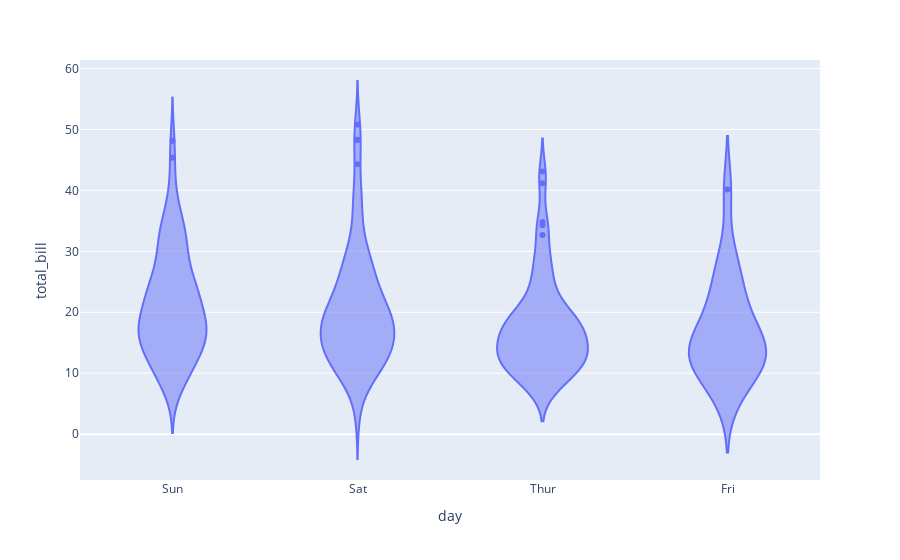

The code cell stored with this chart in its notebook:
### Code cell
f6=px.violin(tips,x='day',y='total_bill')
f6.show()

### Figure 1 — Plotly figure (JSON) as saved in the notebook; plotly's stock layout.template omitted (floating-point values rounded to 4 significant figures; data arrays with more than 128 entries replaced by an {"elided": "..."} marker saying what was removed)
{"data": [{"alignmentgroup": "True", "box": {"visible": false}, "hovertemplate": "day=%{x}<br>total_bill=%{y}<extra></extra>", "legendgroup": "", "marker": {"color": "#636efa"}, "name": "", "offsetgroup": "", "orientation": "v", "scalegroup": "True", "showlegend": false, "type": "violin", "x": {"elided": "244 str values"}, "x0": " ", "xaxis": "x", "y": {"elided": "244 float values"}, "y0": " ", "yaxis": "y"}], "layout": {"autosize": true, "legend": {"tracegroupgap": 0}, "margin": {"t": 60}, "violinmode": "group", "xaxis": {"anchor": "y", "autorange": true, "domain": [0, 1], "range": [-0.5, 3.5], "title": {"text": "day"}, "type": "category"}, "yaxis": {"anchor": "x", "autorange": true, "domain": [0, 1], "range": [-7.521, 61.4], "title": {"text": "total_bill"}, "type": "linear"}}}
